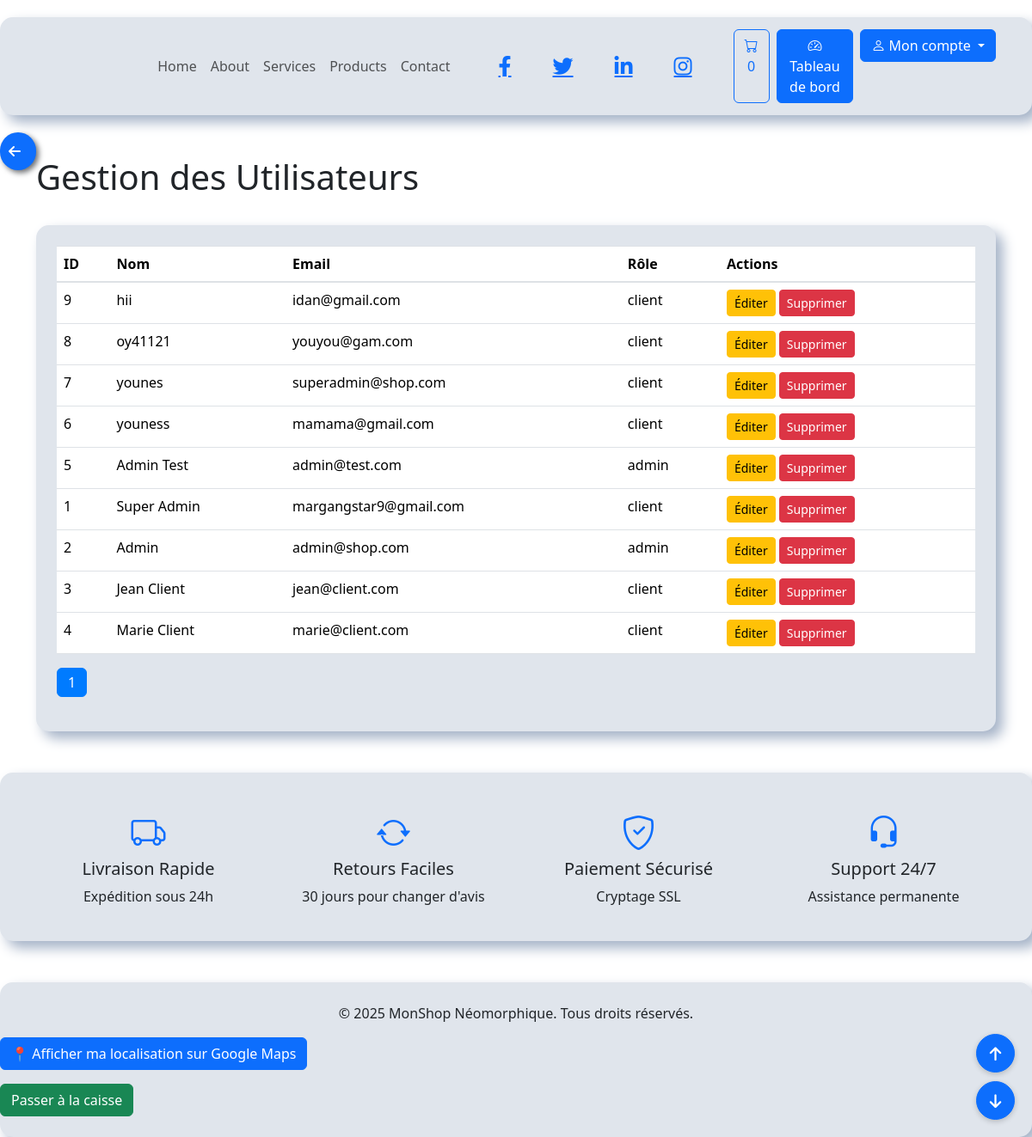
The app's page /projet/admin/users/list.php (signed in) with its own data.
### tables this page shows
CREATE TABLE IF NOT EXISTS `users` (
  `id` int NOT NULL AUTO_INCREMENT,
  `name` varchar(100) NOT NULL,
  `email` varchar(100) NOT NULL,
  `password` varchar(255) NOT NULL,
  `avatar` varchar(255) DEFAULT 'default.jpg',
  `role` enum('superadmin','admin','client') DEFAULT 'client',
  `is_active` tinyint(1) DEFAULT '1',
  `last_login` datetime DEFAULT NULL,
  `created_at` timestamp NULL DEFAULT CURRENT_TIMESTAMP,
  `updated_at` timestamp NULL DEFAULT CURRENT_TIMESTAMP ON UPDATE CURRENT_TIMESTAMP,
  `password_reset_token` varchar(100) DEFAULT NULL,
  `token_expires_at` datetime DEFAULT NULL,
  `failed_attempts` int DEFAULT '0',
  `locked_until` datetime DEFAULT NULL,
  PRIMARY KEY (`id`),
  UNIQUE KEY `email` (`email`),
  KEY `idx_email` (`email`),
  KEY `idx_role` (`role`)
);

### projet/admin/users/list.php (the view, shortened to what this page needs)
<?php
require_once ROOT_PATH . '/includes/db.php';
$page = isset($_GET['page']) ? max(1, (int)$_GET['page']) : 1;
$perPage = 10;
$offset = ($page - 1) * $perPage;
$users = $pdo->prepare("SELECT * FROM users ORDER BY created_at DESC LIMIT :offset, :perPage");
$users->bindValue(':offset', $offset, PDO::PARAM_INT);
$users->bindValue(':perPage', $perPage, PDO::PARAM_INT);
$users->execute();
$total = $pdo->query("SELECT COUNT(*) FROM users")->fetchColumn();
$totalPages = ceil($total / $perPage);
require_once ROOT_PATH . '/includes/header.php';
?>
<div class="container my-5">
    <div class="d-flex justify-content-between align-items-center mb-4">
        <h1>Gestion des Utilisateurs</h1>
    </div>
    <div class="neumorphic p-4">
        <table class="table">
            <thead>
                <tr>
                    <th>ID</th>
                    <th>Nom</th>
                    <th>Email</th>
                    <th>Rôle</th>
                    <th>Actions</th>
                </tr>
            </thead>
            <tbody>
                <?php foreach ($users as $user): ?>
                <tr>
                    <td><?= $user['id'] ?></td>
                    <td><?= htmlspecialchars($user['name']) ?></td>
                    <td><?= htmlspecialchars($user['email']) ?></td>
                    <td><?= htmlspecialchars($user['role']) ?></td>
                    <td>
                        <a href="edit.php?id=<?= $user['id'] ?>" class="btn btn-sm btn-warning">Éditer</a>
                        <form action="delete.php" method="POST" class="d-inline">
                            <button type="submit" class="btn btn-sm btn-danger" onclick="return confirm('Supprimer cet utilisateur ?')">Supprimer</button>
                        </form>
                    </td>
                </tr>
                <?php endforeach; ?>
            </tbody>
        </table>
        <nav>
            <ul class="pagination">
                <?php for ($i = 1; $i <= $totalPages; $i++): ?>
                <li class="page-item <?= $i === $page ? 'active' : '' ?>">
                    <a class="page-link" href="?page=<?= $i ?>"><?= $i ?></a>
                </li>
                <?php endfor; ?>
            </ul>
        </nav>
    </div>
</div>
<?php require_once ROOT_PATH . '/includes/footer.php'; ?>

### projet/assets/css/neumorphic.css (style rules this page uses)
:root { --bg-color: #e0e5ec; --primary-color: #6c5ce7; --secondary-color: #a29bfe; --text-color: #2d3436; --shadow-light: #ffffff; --shadow-dark: #a3b1c6; --success-color: #00b894; --danger-color: #d63031; --warning-color: #fdcb6e; --info-color: #0984e3; }
body { background-color: var(--bg-color); color: var(--text-color); font-family: 'Segoe UI', Tahoma, Geneva, Verdana, sans-serif; line-height: 1.6; padding-top: 20px; }
.neumorphic { background: var(--bg-color); border-radius: 15px; box-shadow: 8px 8px 15px var(--shadow-dark), -8px -8px 15px var(--shadow-light); border: none; transition: all 0.3s ease; }
.btn { border-radius: 10px; padding: 10px 20px; transition: all 0.3s ease; }
.btn-primary { background-color: var(--primary-color); border-color: var(--primary-color); color: white; }

### records on screen
users: id "9", name "hii", email "idan@gmail.com", role "client"
users: id "8", name "oy41121", email "youyou@gam.com", role "client"
users: id "7", name "younes", email "superadmin@shop.com", role "client"
users: id "6", name "youness", email "mamama@gmail.com", role "client"
users: id "5", name "Admin Test", email "admin@test.com", role "admin"
users: id "1", name "Super Admin", email "margangstar9@gmail.com", role "client"
users: id "2", name "Admin", email "admin@shop.com", role "admin"
users: id "3", name "Jean Client", email "jean@client.com", role "client"
users: id "4", name "Marie Client", email "marie@client.com", role "client"

### other values on screen
$_SESSION['cart_count'] "0"
SITE_NAME "MonShop Néomorphique"
